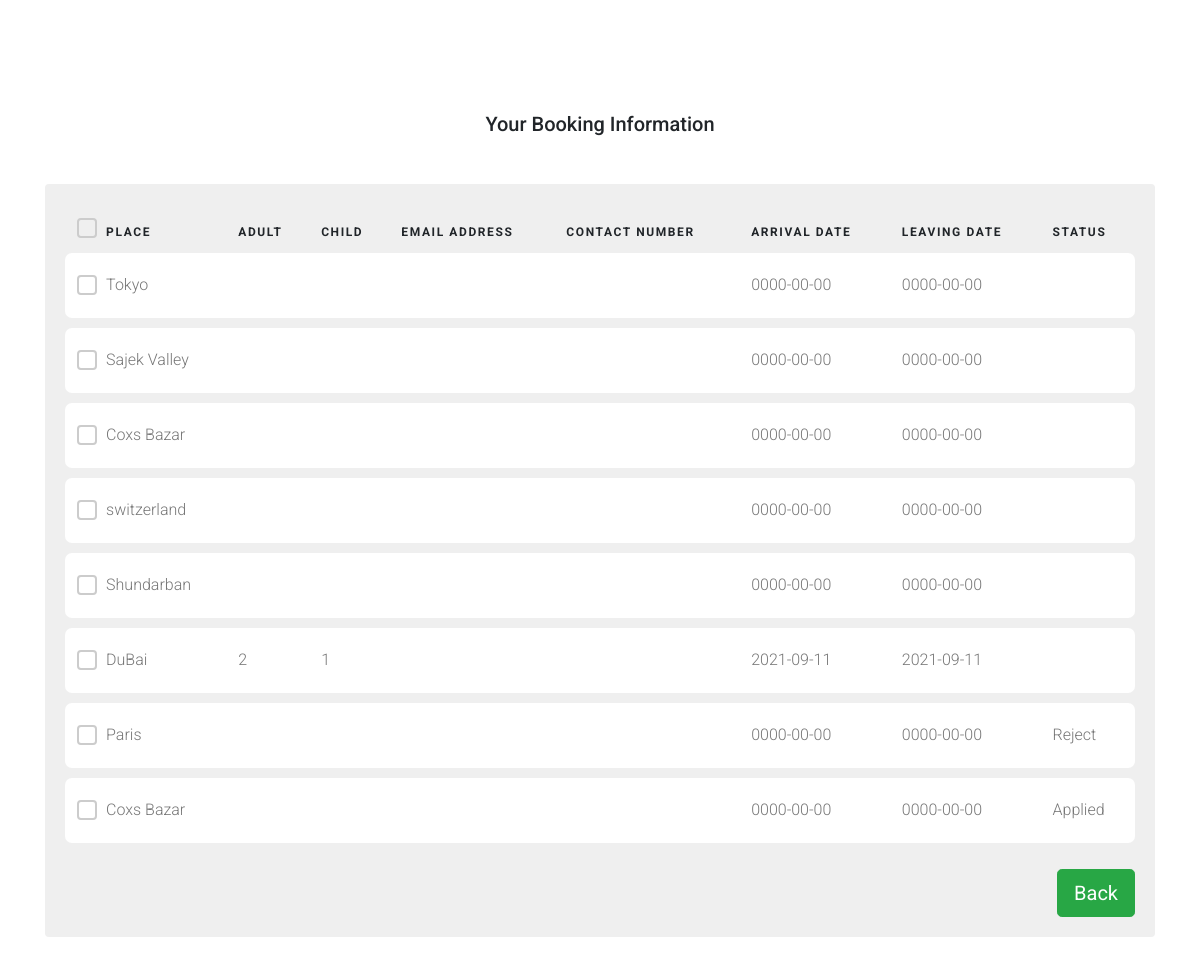
The app's page /table/b_user.php with its own data.
### tables this page shows
CREATE TABLE `booking` (
  `serialno.` int(3) NOT NULL,
  `place` varchar(20) NOT NULL,
  `adult` varchar(3) NOT NULL,
  `email` varchar(50) NOT NULL,
  `phone` varchar(15) NOT NULL,
  `arrival` date NOT NULL,
  `leaving` date NOT NULL,
  `child` varchar(3) NOT NULL,
  `status` varchar(10) DEFAULT NULL
);

### table/b_user.php (the view, shortened to what this page needs)
<?php
include '../connection.php';
$email = $_SESSION['userEmail'];
$result = "SELECT * from booking where email='$email'";
$res = mysqli_query($con, $result);
?>
<!doctype html>
<html lang="en">
  <head>
    <link rel="stylesheet" href="fonts/icomoon/style.css">
    <link rel="stylesheet" href="css/owl.carousel.min.css">
    <link rel="stylesheet" href="css/bootstrap.min.css">
    <link rel="stylesheet" href="css/style.css">
  </head>
  <body>
  <div class="content">
    <div class="container">
      <h2 class="mb-5 text-center">Your Booking Information</h2>
      <div class="table-responsive custom-table-responsive">
        <table class="table custom-table">
          <thead>
            <tr>
              <th scope="col">
                <label class="control control--checkbox">
                  <div class="control__indicator"></div>
                </label>
              </th>
              <th scope="col">Place</th>
              <th scope="col">Adult</th>
              <th scope="col">Child</th>
              <th scope="col">Email Address</th>
              <th scope="col">Contact Number</th>
              <th scope="col">Arrival Date</th>
              <th scope="col">Leaving Date</th>
              <th scope="col">Status</th>
            </tr>
          </thead>
          <tbody>
            <?php
            while($t = mysqli_fetch_array($res)){
            ?>
            <tr scope="row">
              <th scope="row">
                <label class="control control--checkbox">
                  <div class="control__indicator"></div>
                </label>
              </th>
              <td>
                <?php echo $t['place'];  ?>
              </td>
              <td>
                <?php echo $t['adult'];  ?>
              </td>
              <td>
                <?php echo $t['child'];  ?>
              </td>
              <td><a href="#"><?php echo $t['email'];  ?></a></td>
              <td>
              </td>
              <td><?php echo $t['arrival'];?></td>
              <td><?php echo $t['leaving'];?></td>
              <td><?php echo $t['status'];?></td>
            </tr>
            <tr class="spacer"><td colspan="100"></td></tr>
            <?php } ?>
          </tbody>
        </table>
        <a href="../home.php"><button class="btn btn-success btn-lg float-right">Back</button></a>
      </div>
    </div>
  </div>
  </body>
</html>

### table/css/style.css (style rules this page uses)
body { font-family: "Roboto", -apple-system, BlinkMacSystemFont, "Segoe UI", Roboto, "Helvetica Neue", Arial, "Noto Sans", sans-serif, "Apple Color Emoji", "Segoe UI Emoji", "Segoe UI Symbol", "Noto Color Emoji"; background-color: #fff; font-weight: 300; }
h1, h2, h3, h4, h5, h6, .h1, .h2, .h3, .h4, .h5, .h6 { font-family: "Roboto", -apple-system, BlinkMacSystemFont, "Segoe UI", Roboto, "Helvetica Neue", Arial, "Noto Sans", sans-serif, "Apple Color Emoji", "Segoe UI Emoji", "Segoe UI Symbol", "Noto Color Emoji"; }
a { -webkit-transition: .3s all ease; -o-transition: .3s all ease; transition: .3s all ease; }
a, a:hover { text-decoration: none !important; }
.content { padding: 7rem 0; }
h2 { font-size: 20px; }
.custom-table-responsive { background-color: #efefef; padding: 20px; border-radius: 4px; }
.custom-table { min-width: 900px; }
.custom-table thead tr, .custom-table thead th { border-top: none; border-bottom: none !important; font-size: 12px; text-transform: uppercase; letter-spacing: .1rem; }
.custom-table tbody th, .custom-table tbody td { color: #777; font-weight: 400; padding-bottom: 20px; padding-top: 20px; font-weight: 300; }
.custom-table tbody tr:not(.spacer) { border-radius: 7px; overflow: hidden; -webkit-transition: .3s all ease; -o-transition: .3s all ease; transition: .3s all ease; }
.custom-table tbody tr th, .custom-table tbody tr td { background: #fff; border: none; }
.custom-table tbody tr th:first-child, .custom-table tbody tr td:first-child { border-top-left-radius: 7px; border-bottom-left-radius: 7px; }
.custom-table tbody tr th:last-child, .custom-table tbody tr td:last-child { border-top-right-radius: 7px; border-bottom-right-radius: 7px; }
.custom-table tbody tr.spacer td { padding: 0 !important; height: 10px; border-radius: 0 !important; background: transparent !important; }
.control { display: block; position: relative; margin-bottom: 25px; cursor: pointer; font-size: 18px; }
.control__indicator { position: absolute; top: 2px; left: 0; height: 20px; width: 20px; border-radius: 4px; border: 2px solid #ccc; background: transparent; }
.control__indicator:after { font-family: 'icomoon'; content: '\e5ca'; position: absolute; display: none; }
.control--checkbox .control__indicator:after { top: 50%; left: 50%; -webkit-transform: translate(-50%, -52%); -ms-transform: translate(-50%, -52%); transform: translate(-50%, -52%); }

### records on screen
booking: place "Tokyo", arrival "0000-00-00", leaving "0000-00-00"
booking: place "Sajek Valley", arrival "0000-00-00", leaving "0000-00-00"
booking: place "Coxs Bazar", arrival "0000-00-00", leaving "0000-00-00"
booking: place "switzerland", arrival "0000-00-00", leaving "0000-00-00"
booking: place "Shundarban", arrival "0000-00-00", leaving "0000-00-00"
booking: place "DuBai", adult "2", child "1", arrival "2021-09-11", leaving "2021-09-11"
booking: place "Paris", arrival "0000-00-00", leaving "0000-00-00", status "Reject"
booking: place "Coxs Bazar", arrival "0000-00-00", leaving "0000-00-00", status "Applied"
